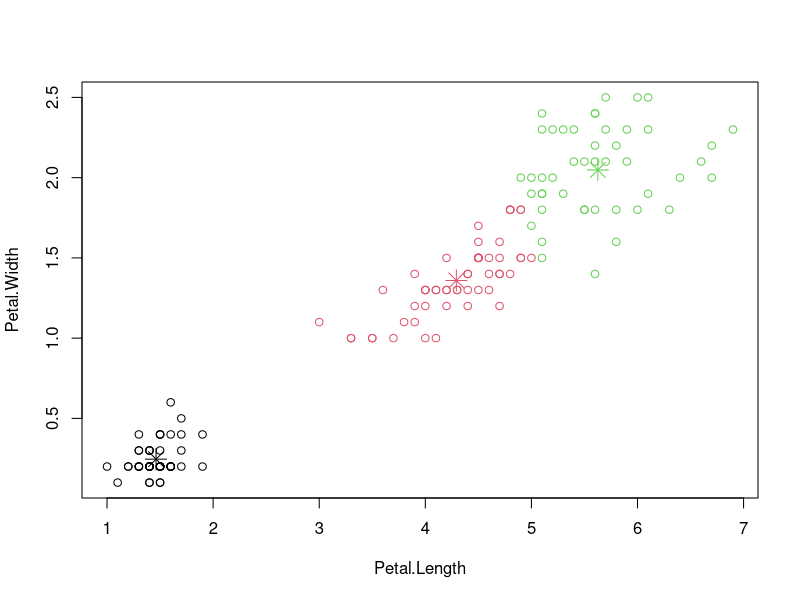

R code for this plot:

euclid <- function(points1, points2) {
  distanceMatrix=matrix(NA, nrow=dim(points1)[1], ncol=dim(points2)[1])
  for(i in 1:nrow(points2)) {
    distanceMatrix[,i]=sqrt(rowSums(t(t(points1)-points2[i,])^2))
  }
  distanceMatrix
}
K_means <- function(x,n, distFun, max){
  t=x
  t=as.matrix(t)
  centers=t[sample(nrow(t), n),]
  count=0
  repeat{
    dist=distFun(x, centers)
    clusters=apply(dist, 1, which.min)
    ncenters=apply(x, 2, tapply, clusters, mean)
    d=0
    for(i in 1:n)
      d=d+sqrt(sum((centers[i]-ncenters[i])^2))
    centers=ncenters
    count=count+1
    if (count>max) break
  }
  list(clusters=clusters, centers=centers)
}
head(iris)
x=iris
x$Sepal.Length=NULL
x$Sepal.Width=NULL
x$Species=NULL
r=K_means(x,3,euclid,20)
r$centers
r
plot(iris[c("Petal.Length", "Petal.Width")], col=r$cluster)
points(r$centers, col=1:3, pch=8, cex=2)
